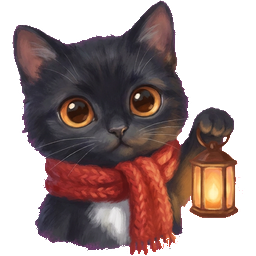
#> input picture assets/assets/game/musicbox/jingle/picker.0c329d0a9df132228daaae09c44b9e99.png, 256 x 256 px
$ python -i chroma.py   (imports and definitions only)
#> lines starting #> are read from the running program, lines starting #| are printed output that depends on the picture; after the words box and inside, x2 and y2 are one past the last pixel; in counts of white or black regions, pixels touching at a corner belong together
#> further down, picture is the input picture: PIL image 256x256 RGBA; mean R, G, B, A 62.5, 42.8, 41, 147.2
"""Chroma-key magenta-background stickers into trimmed RGBA sprites."""

from __future__ import annotations

import numpy as np
from PIL import Image


def resize_rgba(canvas: np.ndarray, out_size: int) -> Image.Image:
    """LANCZOS-resize RGBA without color bleed: a plain resize blends the RGB
    of TRANSPARENT pixels (leftover backdrop/black padding) into opaque edge
    pixels — premultiply alpha first, unpremultiply after."""
    arr = canvas.astype(np.float32)
    a = arr[..., 3:4] / 255.0
    pre = np.concatenate([arr[..., :3] * a, arr[..., 3:4]], axis=-1).astype(np.uint8)
    img = Image.fromarray(pre, "RGBA").resize((out_size, out_size), Image.Resampling.LANCZOS)
    out = np.asarray(img, np.float32)
    a2 = out[..., 3:4]
    rgb = np.clip(out[..., :3] * 255.0 / np.maximum(a2, 1e-3), 0, 255)
    return Image.fromarray(np.concatenate([rgb, a2], axis=-1).astype(np.uint8), "RGBA")


# [55 lines left out: functions key_strip_magenta, edges_compatible, crossfade_loop, not called in this run]


def key_out_magenta(img: Image.Image, out_size: int = 256) -> tuple[Image.Image, float]:
    """Remove the magenta backdrop, trim to content, pad square, resize.

    Returns (rgba sprite, alpha coverage fraction of the trimmed box).
    """
#> called with out_size = 256
    rgb = np.asarray(img.convert("RGB"), np.int16)
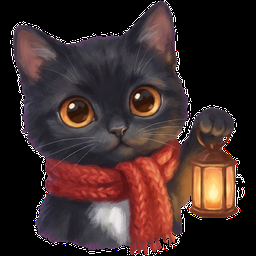
#> rgb: shape (256, 256, 3) int16; mean R, G, B 62.5, 42.8, 41
    # Key on the actual backdrop color: NBP doesn't always render the exact
    # magenta we ask for (darker pinks, crimsons), so sample the border and
    # remove everything close to its median color.
    border = np.concatenate([
        rgb[0, :], rgb[-1, :], rgb[:, 0], rgb[:, -1],
        rgb[1, :], rgb[-2, :], rgb[:, 1], rgb[:, -2],
    ])
#> border = 2048 rows, first 8: [0, 0, 0], [0, 0, 0], [0, 0, 0], [0, 0, 0], [0, 0, 0], [0, 0, 0], [0, 0, 0], [0, 0, 0]
    bg_color = np.median(border, axis=0)
#> bg_color = [0, 0, 0]
    dist = np.abs(rgb - bg_color).sum(-1)
    bg = dist < 120
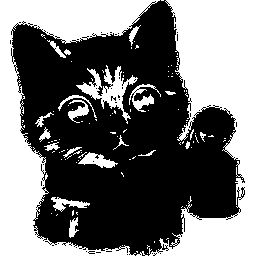
#> bg: shape (256, 256) bool; 45.1% white; 110 white regions (88 under 20 px), largest, box (x1, y1, x2, y2) and area: (149, 0, 256, 256) 14117, (0, 0, 160, 256) 12179, (76, 65, 138, 124) 1057
    alpha = np.where(bg, 0, 255).astype(np.uint8)

    # de-fringe: shrink alpha 1px so magenta halo pixels drop out
    from PIL import ImageFilter
    a_img = Image.fromarray(alpha, "L").filter(ImageFilter.MinFilter(3))
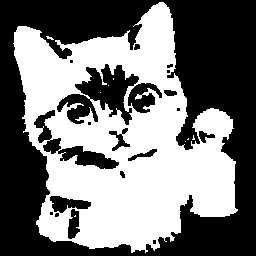
#> a_img: PIL image 256x256 L; 46.7% white; 9 white regions (8 under 20 px), largest, box (x1, y1, x2, y2) and area: (13, 2, 238, 253) 30550
    alpha = np.asarray(a_img)

    ys, xs = np.where(alpha > 0)
    if len(xs) == 0:
        return Image.new("RGBA", (out_size, out_size), (0, 0, 0, 0)), 0.0
    x0, x1, y0, y1 = xs.min(), xs.max() + 1, ys.min(), ys.max() + 1
#> x0 = 13; x1 = 238; y0 = 2; y1 = 253

    rgba = np.dstack([rgb.astype(np.uint8), alpha])[y0:y1, x0:x1]
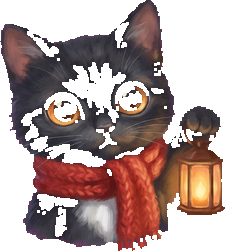
#> rgba: shape (251, 225, 4); mean R, G, B, A 71.8, 49.1, 47, 138.1; transparent parts drawn white
    h, w = rgba.shape[:2]
#> h = 251; w = 225
    side = max(h, w)
#> side = 251
    canvas = np.zeros((side, side, 4), np.uint8)
    oy, ox = (side - h) // 2, (side - w) // 2
#> oy = 0; ox = 13
    canvas[oy:oy + h, ox:ox + w] = rgba
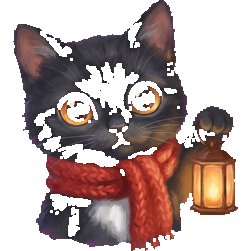
#> canvas: shape (251, 251, 4); mean R, G, B, A 64.4, 44, 42.1, 123.8; transparent parts drawn white
    coverage = float((rgba[..., 3] > 0).mean())
#> coverage = 0.542
    sprite = resize_rgba(canvas, out_size)
#> in resize_rgba, `a = arr[..., 3:4] / 255.0`: a: shape (251, 251, 1) float32; values 0 (black) and 1 (white), 48.5% white; 9 white regions (8 under 20 px), largest, box (x1, y1, x2, y2) and area: (13, 0, 238, 251) 30550
    sprite = _despill_edges(sprite, bg_color)
    return sprite, coverage


def _despill_edges(sprite: Image.Image, bg_color: np.ndarray) -> Image.Image:
    """Kill residual key spill on edge pixels in two passes:

    Pass 1 (shift): Magenta-hued pixels near the transparency boundary that
    still have meaningful content behind them get their RGB shifted toward
    their nearest non-spill opaque neighbor. This preserves the content
    (snow contours, grass edges) while removing the magenta tint.

    Pass 2 (zero): Strongly-spilled pixels (very close to the bg color) are
    fully zeroed — they're pure backdrop, not content.
    """
    from PIL import ImageFilter
    from scipy.ndimage import uniform_filter

    arr = np.asarray(sprite, np.int16).copy()
#> arr: shape (256, 256, 4) int16
    r, g, b, a = arr[..., 0], arr[..., 1], arr[..., 2], arr[..., 3]
#> a: shape (256, 256) int16
    hue = (np.minimum(r, b) > g + 50) & (np.minimum(r, b) > 60)
#> hue: shape (256, 256) bool; 0.22% white in thin lines or dots, all inside (x1, y1, x2, y2) = (11, 2, 195, 253)
    near_bg = np.abs(arr[..., :3] - bg_color).sum(-1) < 160
#> near_bg: shape (256, 256) bool; 52.5% white; 57 black regions (54 under 20 px), largest, box (x1, y1, x2, y2) and area: (11, 0, 245, 256) 30842, (83, 66, 99, 81) 70, (103, 70, 112, 86) 32
    trans = Image.fromarray(((a < 128) * 255).astype(np.uint8), "L").filter(ImageFilter.MaxFilter(11))
#> trans: PIL image 256x256 L; 72.5% white; 7 black regions (1 under 20 px), largest, box (x1, y1, x2, y2) and area: (53, 100, 235, 248) 11612, (19, 8, 173, 116) 4944, (54, 115, 121, 149) 856, (204, 114, 232, 133) 302, (45, 222, 65, 239) 243, (165, 82, 178, 85) 24
    edge = np.asarray(trans) > 0

    # Pass 1: shift magenta-hued edge pixels toward neighbor color
    mild_spill = (a > 0) & edge & hue & ~near_bg
    if mild_spill.any():
        # Build a neighbor-averaged color from non-spill opaque pixels
        good = (a > 128) & ~hue & ~near_bg
#> good: shape (256, 256) bool; 42.2% white; 83 white regions (79 under 20 px), largest, box (x1, y1, x2, y2) and area: (13, 0, 243, 256) 27392, (138, 94, 145, 100) 26, (56, 39, 63, 45) 23, (83, 66, 90, 75) 22
        rgb_f = arr[..., :3].astype(np.float32)
        for c in range(3):
            ch = rgb_f[..., c].copy()
            ch[~good] = 0
            blurred = uniform_filter(ch, size=7)
            weight = uniform_filter(good.astype(np.float32), size=7)
            safe = weight > 0.1
            neighbor_color = np.where(safe, blurred / np.maximum(weight, 1e-3), ch)
            arr[..., c] = np.where(mild_spill, neighbor_color.clip(0, 255), arr[..., c])
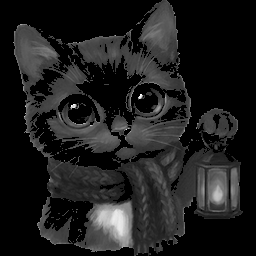
#> ch: shape (256, 256) float32; min 0, max 255, mean 30.1

    # Pass 2: zero strongly-spilled pixels (pure backdrop)
    strong_spill = (a > 0) & edge & near_bg
#> strong_spill: shape (256, 256) bool; 4.7% white; 368 white regions (335 under 20 px), largest, box (x1, y1, x2, y2) and area: (44, 197, 88, 244) 429, (83, 62, 109, 84) 161, (98, 151, 130, 164) 131
    arr[strong_spill, 3] = 0
    arr[arr[..., 3] == 0, :3] = 0
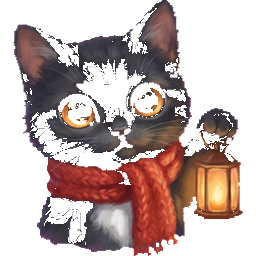
#> arr: shape (256, 256, 4) int16; mean R, G, B, A 64, 45, 42.3, 113.7; transparent parts drawn white
    return Image.fromarray(arr.astype(np.uint8), "RGBA")

>>> from PIL import Image
>>> picture = Image.open('../../assets/assets/game/musicbox/jingle/picker.0c329d0a9df132228daaae09c44b9e99.png')
>>> result = key_out_magenta(picture)

$ run again, on assets/assets/game/musicbox/jingle/mid.6b7d2cc3bc1e73bb2317e8c8753f63a6.png
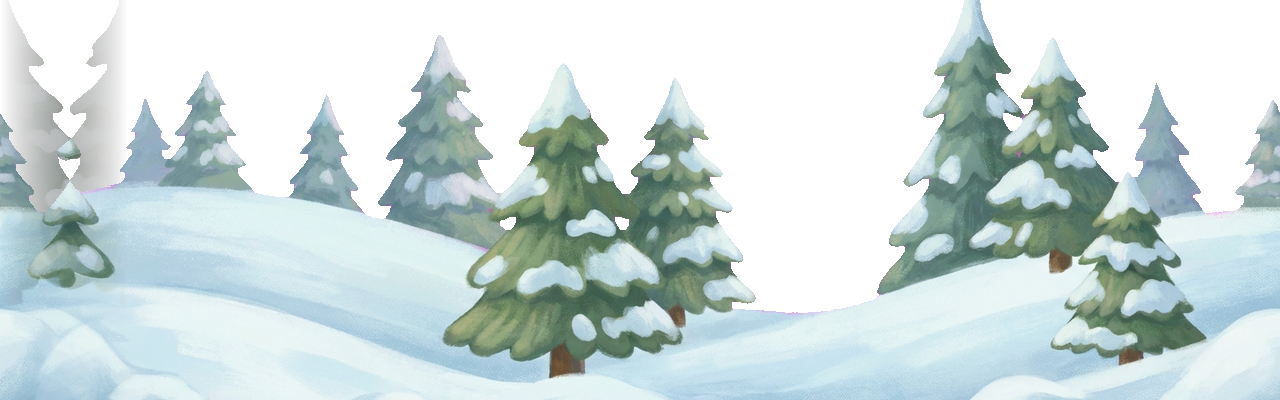
#> input picture assets/assets/game/musicbox/jingle/mid.6b7d2cc3bc1e73bb2317e8c8753f63a6.png, 1280 x 400 px
#> picture is the input picture: PIL image 1280x400 RGBA; mean R, G, B, A 106.3, 120.4, 120.1, 155.8
#> bg_color = [160, 194, 210]
#> in key_out_magenta, `bg = dist < 120`:
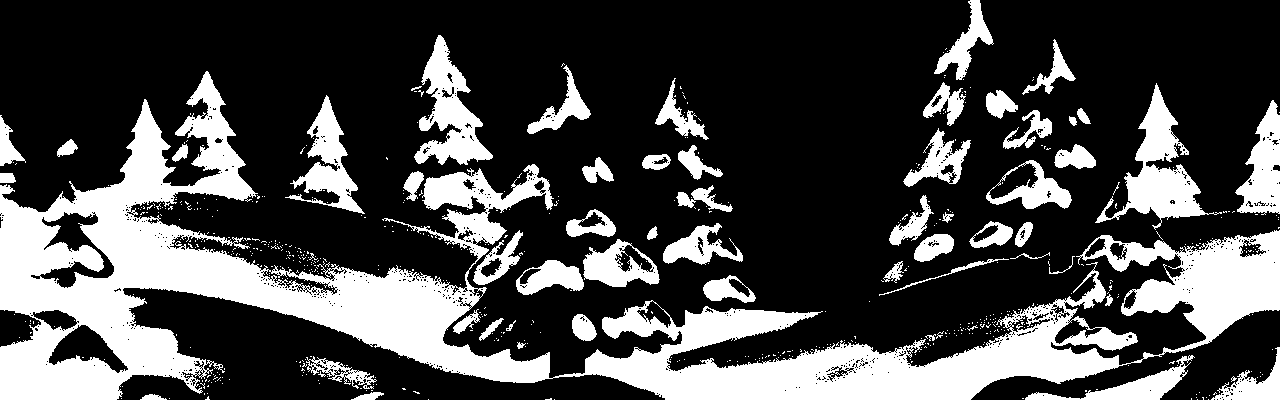
#> bg: shape (400, 1280) bool; 28.1% white; 619 white regions (562 under 20 px), largest, box (x1, y1, x2, y2) and area: (0, 71, 1280, 400) 97533, (1095, 83, 1222, 230) 5318, (414, 35, 493, 165) 4340
#> a_img: PIL image 1280x400 L; 65.5% white; 93 black regions (39 under 20 px), largest, box (x1, y1, x2, y2) and area: (0, 70, 1280, 400) 128048, (410, 34, 494, 166) 5385, (515, 238, 661, 296) 4188
#> x0 = 0; x1 = 1280; y0 = 0; y1 = 400
#> coverage = 0.655
#> hue: shape (256, 256) bool; 0.01% white in thin lines or dots, all inside (x1, y1, x2, y2) = (84, 119, 234, 156)
#> near_bg: shape (256, 256) bool; 3.1% white; 281 white regions (269 under 20 px), largest, box (x1, y1, x2, y2) and area: (29, 148, 103, 167) 393, (38, 127, 93, 143) 310, (159, 141, 211, 158) 296
#> trans: PIL image 256x256 L; 95.1% white; 8 black regions (4 under 20 px), largest, box (x1, y1, x2, y2) and area: (95, 93, 183, 151) 1814, (0, 93, 81, 119) 955, (217, 93, 256, 119) 417, (49, 155, 54, 163) 29
#> mild_spill: shape (256, 256) bool; every value is 0
#> strong_spill: shape (256, 256) bool; 3% white; 282 white regions (270 under 20 px), largest, box (x1, y1, x2, y2) and area: (29, 148, 103, 167) 363, (38, 127, 93, 143) 310, (159, 141, 211, 158) 294
#> in _despill_edges, `arr[arr[..., 3] == 0, :3] = 0`:
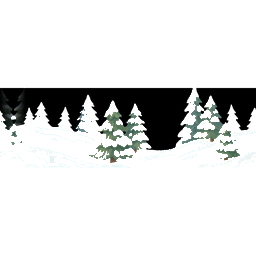
#> arr: shape (256, 256, 4) int16; mean R, G, B, A 21, 22.3, 21.7, 45.2; transparent parts drawn white
